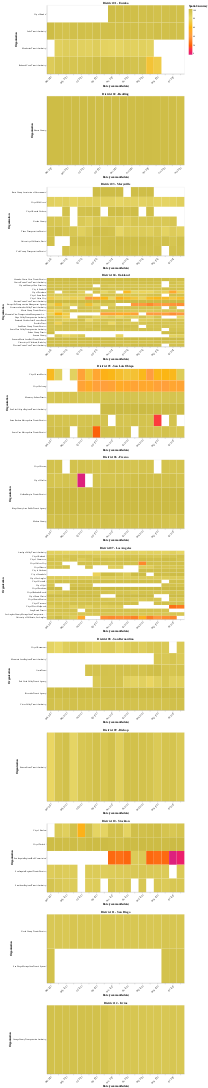

This figure's notebook cell:
### Code cell
charts = []
for district in unique_districts:
    filtered_df = df.loc[df.District == district]
    chart = _aggregate_agency.heatmap(
        filtered_df,
        "Spatial Accuracy",
        color_dict["spatial_accuracy_domain"],
        color_dict["spatial_accuracy_range"],
        3,
    )
    charts.append(chart)
display(
    Markdown(
        f"""<h2 style="border-bottom: 3px solid #000;"><b>{readable_dict["spatial_accuracy_graph"]["title"]}</b></h2><br>
        {readable_dict["spatial_accuracy_graph"]["subtitle"]}
            """
    )
)
display(alt.vconcat(*charts))
